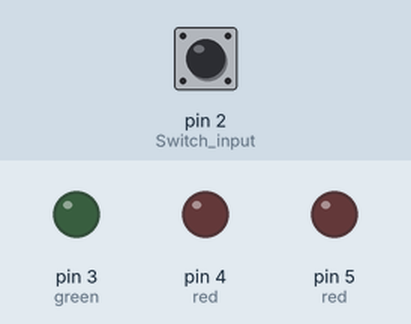
A sketch run on a simulated Arduino Uno, built with avr-gcc and run on an emulated ATmega328P. Shown: output pins drawn as LEDs (lit = HIGH). The test bench sets the inputs (shaded band); at power-on: pin 2 (Switch_input) HIGH.

Above: at 0.1 s.
At 20.1 s:
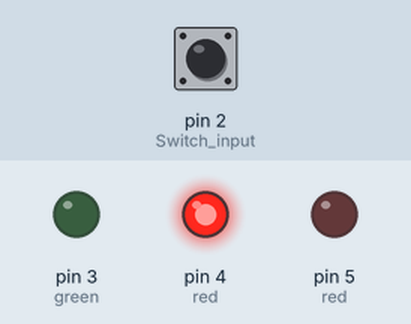
At 30.1 s:
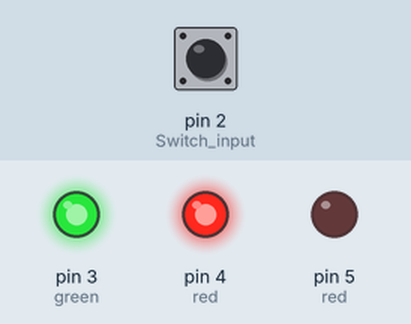
At 60.1 s:
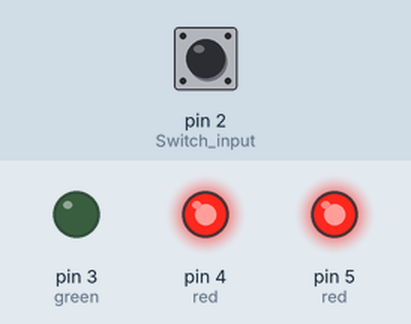
At 90.6 s:
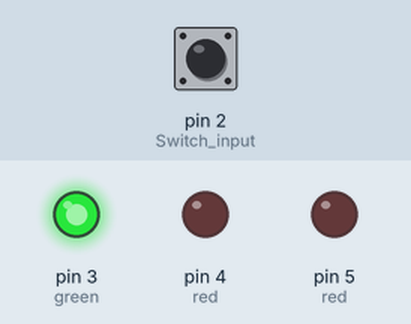
At 120.6 s:
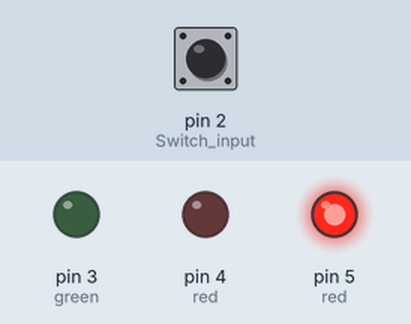
Timing chart, 0 to 122.1 s (numbered marks = the images above):
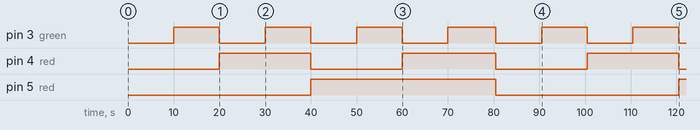

Measured:
- by itself, pin 3 (green): alternates HIGH for 10.0 s and LOW for 10.0 s
- by itself, pin 4 (red): alternates HIGH for 20.0 s and LOW for 20.0 s
- by itself, pin 5 (red): LOW → HIGH at 40.0 s, → LOW 40.5 s later, → HIGH 40.0 s later

The sketch:

ship-control-panel.ino
```cpp
int switchState = 0;

void setup() {
  // put your setup code here, to run once:
  pinMode(3, OUTPUT); //green
  pinMode(4, OUTPUT); //red
  pinMode(5, OUTPUT); //red

  pinMode(2, INPUT);  //Switch input
}

  void putOnOffLeds(int val0, int val1, int val2) {
      digitalWrite(3, val0);
      digitalWrite(4, val1);
      digitalWrite(5, val2);
  }

void loop() {
  // put your main code here, to run repeatedly:
  switchState = digitalRead(2);

  if (switchState == LOW) {
    //Button not pushed
    digitalWrite(3, HIGH);
    digitalWrite(4, LOW);
    digitalWrite(5, LOW);

  } else {
    digitalWrite(3, LOW);

    int delayMilli = 10000;
    // Counting from 0 to 7 in binary
    putOnOffLeds(0, 0, 0);delay(delayMilli);
    putOnOffLeds(1, 0, 0);delay(delayMilli);
    putOnOffLeds(0, 1, 0);delay(delayMilli);
    putOnOffLeds(1, 1, 0);delay(delayMilli);
    putOnOffLeds(0, 0, 1);delay(delayMilli);
    putOnOffLeds(1, 0, 1);delay(delayMilli);
    putOnOffLeds(0, 1, 1);delay(delayMilli);
    putOnOffLeds(1, 1, 1);delay(delayMilli);

    delay(500);
  }
}
```
